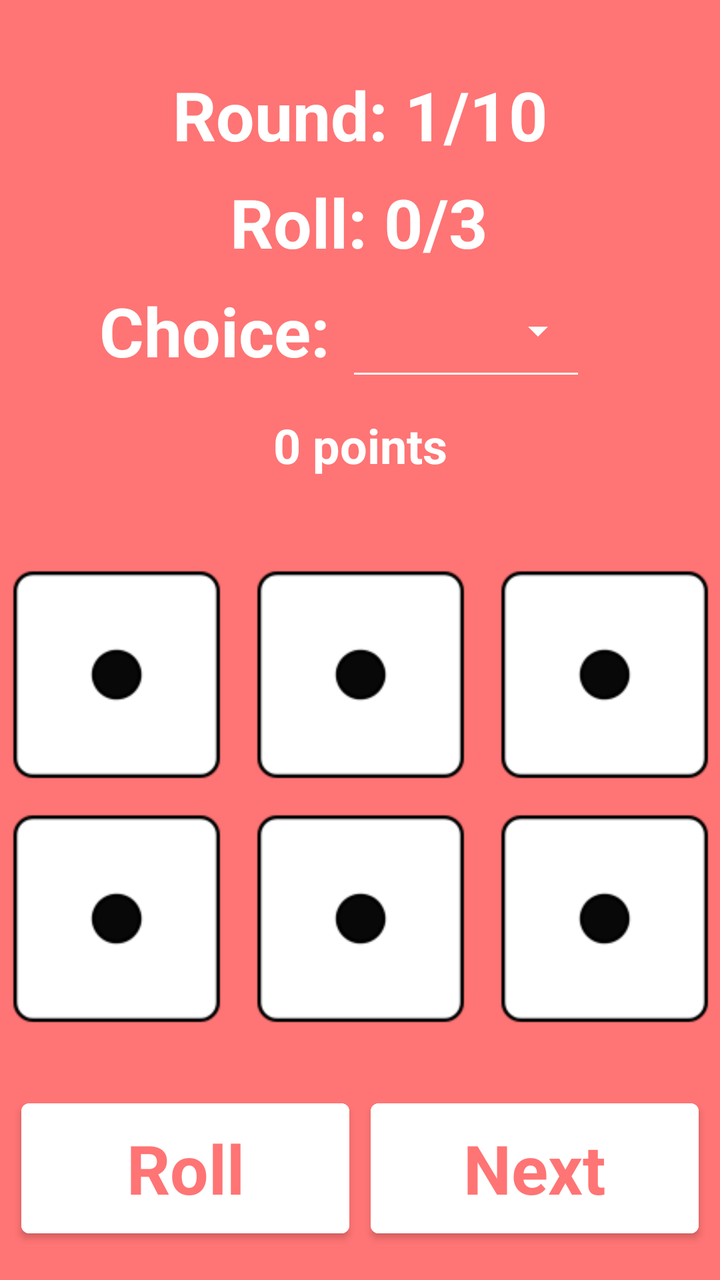
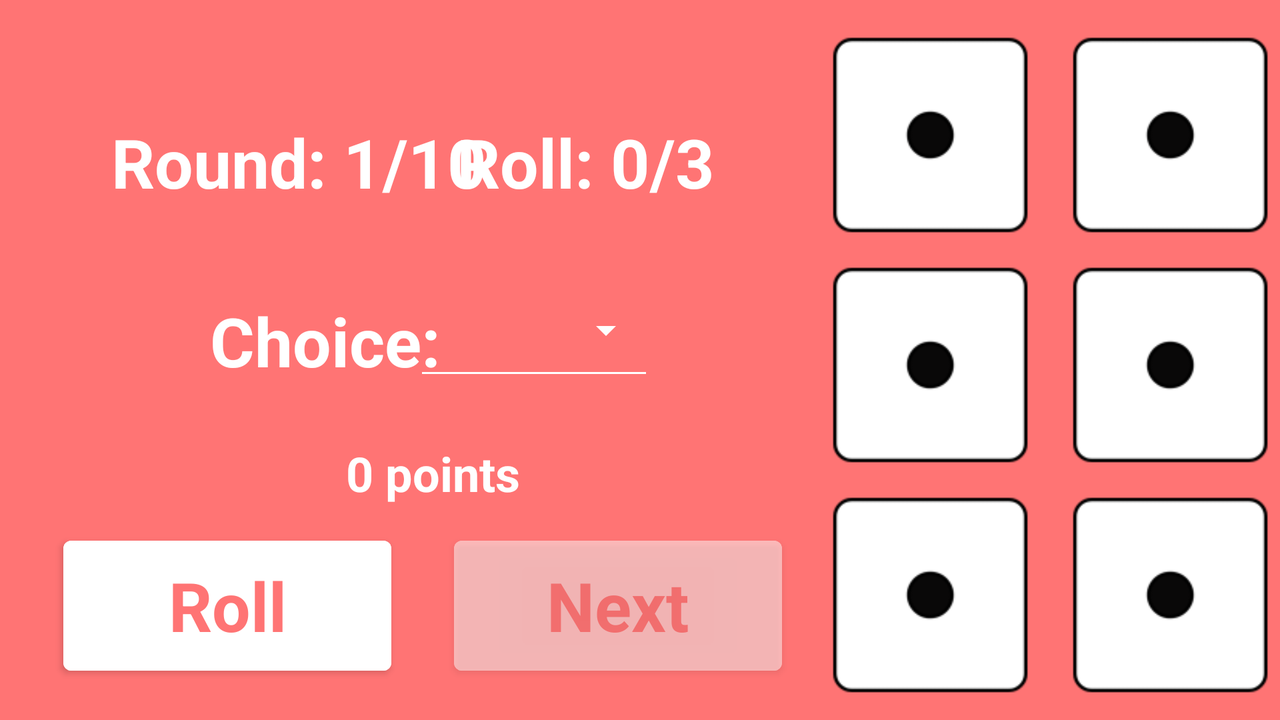

An Android layout and its configuration variant, each rendered on a device that would load it. The default file and the variant file are quoted in full after the pictures.
<!-- AndroidManifest.xml: application theme Theme.Thirty -->
<!-- res/layout/fragment_game.xml -->
<?xml version="1.0" encoding="utf-8"?>
<androidx.constraintlayout.widget.ConstraintLayout xmlns:android="http://schemas.android.com/apk/res/android"
    xmlns:app="http://schemas.android.com/apk/res-auto"
    android:layout_width="match_parent"
    android:layout_height="match_parent"
    android:background="@color/red_light">


    <TableLayout
        android:id="@+id/tableLayout"
        android:layout_width="366dp"
        android:layout_height="243dp"
        android:layout_marginTop="-100dp"
        android:stretchColumns="1"
        app:layout_constraintBottom_toBottomOf="parent"
        app:layout_constraintEnd_toEndOf="parent"
        app:layout_constraintStart_toStartOf="parent"
        app:layout_constraintTop_toTopOf="parent"
        app:layout_constraintVertical_bias="0.757">

        <TableRow>

            <ImageButton
                android:id="@+id/diceButton1"
                android:layout_width="120dp"
                android:layout_height="120dp"
                android:layout_marginLeft="1dp"
                android:layout_marginTop="1dp"
                android:layout_marginRight="1dp"
                android:layout_marginBottom="1dp"
                android:background="@drawable/button_transparent_style"
                android:paddingLeft="1dp"
                android:paddingTop="1dp"
                android:paddingRight="1dp"
                android:paddingBottom="1dp"
                android:scaleType="fitCenter"
                app:srcCompat="@mipmap/dice1" />

            <ImageButton
                android:id="@+id/diceButton2"
                android:layout_width="120dp"
                android:layout_height="120dp"
                android:layout_marginLeft="1dp"
                android:layout_marginTop="1dp"
                android:layout_marginRight="1dp"
                android:layout_marginBottom="1dp"
                android:background="@drawable/button_transparent_style"
                android:paddingLeft="1dp"
                android:paddingTop="1dp"
                android:paddingRight="1dp"
                android:paddingBottom="1dp"
                android:scaleType="fitCenter"
                app:srcCompat="@mipmap/dice1" />

            <ImageButton
                android:id="@+id/diceButton3"
                android:layout_width="120dp"
                android:layout_height="120dp"
                android:layout_marginLeft="1dp"
                android:layout_marginTop="1dp"
                android:layout_marginRight="1dp"
                android:layout_marginBottom="1dp"
                android:background="@drawable/button_transparent_style"
                android:paddingLeft="1dp"
                android:paddingTop="1dp"
                android:paddingRight="1dp"
                android:paddingBottom="1dp"
                android:scaleType="fitCenter"
                app:srcCompat="@mipmap/dice1" />

        </TableRow>

        <TableRow>

            <ImageButton
                android:id="@+id/diceButton4"
                android:layout_width="120dp"
                android:layout_height="120dp"
                android:layout_marginLeft="1dp"
                android:layout_marginTop="1dp"
                android:layout_marginRight="1dp"
                android:layout_marginBottom="1dp"
                android:background="@drawable/button_transparent_style"
                android:paddingLeft="1dp"
                android:paddingTop="1dp"
                android:paddingRight="1dp"
                android:paddingBottom="1dp"
                android:scaleType="fitCenter"
                app:srcCompat="@mipmap/dice1" />

            <ImageButton
                android:id="@+id/diceButton5"
                android:layout_width="120dp"
                android:layout_height="120dp"
                android:layout_marginLeft="1dp"
                android:layout_marginTop="1dp"
                android:layout_marginRight="1dp"
                android:layout_marginBottom="1dp"
                android:background="@drawable/button_transparent_style"
                android:paddingLeft="1dp"
                android:paddingTop="1dp"
                android:paddingRight="1dp"
                android:paddingBottom="1dp"
                android:scaleType="fitCenter"
                app:srcCompat="@mipmap/dice1" />

            <ImageButton
                android:id="@+id/diceButton6"
                android:layout_width="120dp"
                android:layout_height="120dp"
                android:layout_marginLeft="1dp"
                android:layout_marginTop="1dp"
                android:layout_marginRight="1dp"
                android:layout_marginBottom="1dp"
                android:background="@drawable/button_transparent_style"
                android:paddingLeft="1dp"
                android:paddingTop="1dp"
                android:paddingRight="1dp"
                android:paddingBottom="1dp"
                android:scaleType="fitCenter"
                app:srcCompat="@mipmap/dice1" />
        </TableRow>

    </TableLayout>

    <Button
        android:id="@+id/roll_button"
        android:layout_width="164dp"
        android:layout_height="77dp"
        android:layout_marginTop="24dp"
        android:backgroundTint="@color/white"
        android:text="@string/roll_button"
        android:textAppearance="@style/TextAppearance.AppCompat.Body1"
        android:textColor="@color/red_light"
        android:textSize="34sp"
        android:textStyle="bold"
        app:layout_constraintBottom_toBottomOf="parent"
        app:layout_constraintEnd_toStartOf="@+id/next_round_button"
        app:layout_constraintStart_toStartOf="parent"
        app:layout_constraintTop_toBottomOf="@+id/tableLayout"
        app:layout_constraintVertical_bias="0.111" />

    <Button
        android:id="@+id/next_round_button"
        android:layout_width="164dp"
        android:layout_height="77dp"
        android:layout_marginTop="24dp"
        android:alpha="1"
        android:backgroundTint="@color/white"
        android:text="@string/next_round_button"
        android:textAppearance="@style/TextAppearance.AppCompat.Body1"
        android:textColor="@color/red_light"
        android:textSize="34sp"
        android:textStyle="bold"
        app:layout_constraintBottom_toBottomOf="parent"
        app:layout_constraintEnd_toEndOf="parent"
        app:layout_constraintStart_toEndOf="@+id/roll_button"
        app:layout_constraintTop_toBottomOf="@+id/tableLayout"
        app:layout_constraintVertical_bias="0.111" />

    <TextView
        android:id="@+id/roll_label"
        android:layout_width="wrap_content"
        android:layout_height="wrap_content"
        android:text="@string/roll_label"
        android:textAppearance="@style/TextAppearance.AppCompat.Body1"
        android:textColor="@color/white"
        android:textSize="34sp"
        android:textStyle="bold"
        app:layout_constraintBottom_toTopOf="@+id/tableLayout"
        app:layout_constraintEnd_toEndOf="parent"
        app:layout_constraintHorizontal_bias="0.498"
        app:layout_constraintStart_toStartOf="parent"
        app:layout_constraintTop_toTopOf="parent"
        app:layout_constraintVertical_bias="0.382" />

    <TextView
        android:id="@+id/points_label"
        android:layout_width="wrap_content"
        android:layout_height="wrap_content"
        android:text="@string/points_label"
        android:textAppearance="@style/TextAppearance.AppCompat.Body1"
        android:textColor="@color/white"
        android:textSize="24sp"
        android:textStyle="bold"
        app:layout_constraintBottom_toTopOf="@+id/tableLayout"
        app:layout_constraintEnd_toEndOf="parent"
        app:layout_constraintStart_toStartOf="parent"
        app:layout_constraintTop_toTopOf="parent"
        app:layout_constraintVertical_bias="0.846" />

    <TextView
        android:id="@+id/round_label"
        android:layout_width="wrap_content"
        android:layout_height="wrap_content"
        android:text="@string/round_label"
        android:textAppearance="@style/TextAppearance.AppCompat.Body1"
        android:textColor="@color/white"
        android:textSize="34sp"
        android:textStyle="bold"
        app:layout_constraintBottom_toTopOf="@+id/tableLayout"
        app:layout_constraintEnd_toEndOf="parent"
        app:layout_constraintStart_toStartOf="parent"
        app:layout_constraintTop_toTopOf="parent"
        app:layout_constraintVertical_bias="0.15" />

    <Spinner
        android:id="@+id/choice_spinner"
        style="@android:style/Widget.Material.Light.Spinner.Underlined"
        android:layout_width="120dp"
        android:layout_height="60dp"
        android:backgroundTint="@color/white"
        android:foregroundTint="#FFFFFF"
        android:spinnerMode="dialog"
        app:layout_constraintBottom_toTopOf="@+id/tableLayout"
        app:layout_constraintEnd_toEndOf="parent"
        app:layout_constraintHorizontal_bias="0.721"
        app:layout_constraintStart_toStartOf="parent"
        app:layout_constraintTop_toTopOf="parent"
        app:layout_constraintVertical_bias="0.625" />

    <TextView
        android:id="@+id/choice_label"
        android:layout_width="wrap_content"
        android:layout_height="wrap_content"
        android:layout_marginEnd="8dp"
        android:text="@string/choice_label"
        android:textAppearance="@style/TextAppearance.AppCompat.Body1"
        android:textColor="@color/white"
        android:textSize="34sp"
        android:textStyle="bold"
        app:layout_constraintBottom_toTopOf="@+id/tableLayout"
        app:layout_constraintEnd_toStartOf="@+id/choice_spinner"
        app:layout_constraintHorizontal_bias="1.0"
        app:layout_constraintStart_toStartOf="parent"
        app:layout_constraintTop_toTopOf="parent"
        app:layout_constraintVertical_bias="0.618" />

</androidx.constraintlayout.widget.ConstraintLayout>
<!-- resources referenced by this layout -->
<resources>
  <color name="red_light">#FFFF7474</color>
  <color name="white">#FFFFFFFF</color>
  <!-- mipmap dice1: png bitmap (mipmap-hdpi, 822 bytes) -->
  <string name="choice_label">Choice: </string>
  <string name="next_round_button">Next</string>
  <string name="points_label">0 points</string>
  <string name="roll_button">Roll</string>
  <string name="roll_label">Roll: 0/3</string>
  <string name="round_label">Round: 1/10</string>
  <style name="Theme.Thirty" parent="Theme.MaterialComponents.DayNight.DarkActionBar">
          
          <item name="colorPrimary">@color/red</item>
          <item name="colorPrimaryVariant">@color/red_dark</item>
          <item name="colorOnPrimary">@color/white</item>
          
          <item name="colorSecondary">@color/teal_200</item>
          <item name="colorSecondaryVariant">@color/teal_700</item>
          <item name="colorOnSecondary">@color/black</item>
          
          <item name="android:statusBarColor">?attr/colorPrimaryVariant</item>
          
      </style>
  <color name="red">#FFFF3E3E</color>
  <color name="red_dark">#FFB72A2A</color>
  <color name="teal_200">#FF03DAC5</color>
  <color name="teal_700">#FF018786</color>
  <color name="black">#FF000000</color>
</resources>
<!-- res/layout-land/fragment_game.xml (the repository's variant of the layout above) -->
<!-- drawn on the phone turned sideways -->
<?xml version="1.0" encoding="utf-8"?>
<androidx.constraintlayout.widget.ConstraintLayout xmlns:android="http://schemas.android.com/apk/res/android"
    xmlns:app="http://schemas.android.com/apk/res-auto"
    android:layout_width="match_parent"
    android:layout_height="match_parent"
    android:background="@color/red_light">


    <TableLayout
        android:id="@+id/tableLayout"
        android:layout_width="240dp"
        android:layout_height="340dp"
        android:layout_marginStart="24dp"
        android:stretchColumns="1"
        app:layout_constraintBottom_toBottomOf="parent"
        app:layout_constraintEnd_toEndOf="parent"
        app:layout_constraintStart_toEndOf="@+id/next_round_button"
        app:layout_constraintTop_toTopOf="parent">

        <TableRow
            android:layout_width="match_parent"
            android:layout_height="match_parent">

            <ImageButton
                android:id="@+id/diceButton1"
                android:layout_width="113dp"
                android:layout_height="113dp"
                android:layout_marginLeft="1dp"
                android:layout_marginTop="1dp"
                android:layout_marginRight="1dp"
                android:layout_marginBottom="1dp"
                android:background="@drawable/button_transparent_style"
                android:paddingLeft="1dp"
                android:paddingTop="1dp"
                android:paddingRight="1dp"
                android:paddingBottom="1dp"
                android:scaleType="fitCenter"
                app:srcCompat="@mipmap/dice1" />

            <ImageButton
                android:id="@+id/diceButton2"
                android:layout_width="113dp"
                android:layout_height="113dp"
                android:layout_marginLeft="1dp"
                android:layout_marginTop="1dp"
                android:layout_marginRight="1dp"
                android:layout_marginBottom="1dp"
                android:background="@drawable/button_transparent_style"
                android:paddingLeft="1dp"
                android:paddingTop="1dp"
                android:paddingRight="1dp"
                android:paddingBottom="1dp"
                android:scaleType="fitCenter"
                app:srcCompat="@mipmap/dice1" />
        </TableRow>

        <TableRow
            android:layout_width="match_parent"
            android:layout_height="match_parent">

            <ImageButton
                android:id="@+id/diceButton4"
                android:layout_width="113dp"
                android:layout_height="113dp"
                android:layout_marginLeft="1dp"
                android:layout_marginTop="1dp"
                android:layout_marginRight="1dp"
                android:layout_marginBottom="1dp"
                android:background="@drawable/button_transparent_style"
                android:paddingLeft="1dp"
                android:paddingTop="1dp"
                android:paddingRight="1dp"
                android:paddingBottom="1dp"
                android:scaleType="fitCenter"
                app:srcCompat="@mipmap/dice1" />

            <ImageButton
                android:id="@+id/diceButton3"
                android:layout_width="113dp"
                android:layout_height="113dp"
                android:layout_marginLeft="1dp"
                android:layout_marginTop="1dp"
                android:layout_marginRight="1dp"
                android:layout_marginBottom="1dp"
                android:background="@drawable/button_transparent_style"
                android:paddingLeft="1dp"
                android:paddingTop="1dp"
                android:paddingRight="1dp"
                android:paddingBottom="1dp"
                android:scaleType="fitCenter"
                app:srcCompat="@mipmap/dice1" />

        </TableRow>

        <TableRow>

            <ImageButton
                android:id="@+id/diceButton5"
                android:layout_width="113dp"
                android:layout_height="113dp"
                android:layout_marginLeft="1dp"
                android:layout_marginTop="1dp"
                android:layout_marginRight="1dp"
                android:layout_marginBottom="1dp"
                android:background="@drawable/button_transparent_style"
                android:paddingLeft="1dp"
                android:paddingTop="1dp"
                android:paddingRight="1dp"
                android:paddingBottom="1dp"
                android:scaleType="fitCenter"
                app:srcCompat="@mipmap/dice1" />

            <ImageButton
                android:id="@+id/diceButton6"
                android:layout_width="113dp"
                android:layout_height="113dp"
                android:layout_marginLeft="1dp"
                android:layout_marginTop="1dp"
                android:layout_marginRight="1dp"
                android:layout_marginBottom="1dp"
                android:background="@drawable/button_transparent_style"
                android:paddingLeft="1dp"
                android:paddingTop="1dp"
                android:paddingRight="1dp"
                android:paddingBottom="1dp"
                android:scaleType="fitCenter"
                app:srcCompat="@mipmap/dice1" />
        </TableRow>

    </TableLayout>

    <Button
        android:id="@+id/roll_button"
        android:layout_width="164dp"
        android:layout_height="77dp"
        android:backgroundTint="@color/white"
        android:text="@string/roll_button"
        android:textAppearance="@style/TextAppearance.AppCompat.Body1"
        android:textColor="@color/red_light"
        android:textSize="34sp"
        android:textStyle="bold"
        app:layout_constraintBottom_toBottomOf="parent"
        app:layout_constraintEnd_toStartOf="@+id/next_round_button"
        app:layout_constraintStart_toStartOf="parent"
        app:layout_constraintTop_toTopOf="parent"
        app:layout_constraintVertical_bias="0.934" />

    <Button
        android:id="@+id/next_round_button"
        android:layout_width="164dp"
        android:layout_height="77dp"
        android:alpha="0.5"
        android:backgroundTint="@color/white"
        android:text="@string/next_round_button"
        android:textAppearance="@style/TextAppearance.AppCompat.Body1"
        android:textColor="@color/red_light"
        android:textSize="34sp"
        android:textStyle="bold"
        app:layout_constraintBottom_toBottomOf="parent"
        app:layout_constraintEnd_toEndOf="parent"
        app:layout_constraintHorizontal_bias="0.477"
        app:layout_constraintStart_toStartOf="parent"
        app:layout_constraintTop_toTopOf="parent"
        app:layout_constraintVertical_bias="0.934" />

    <TextView
        android:id="@+id/roll_label"
        android:layout_width="wrap_content"
        android:layout_height="wrap_content"
        android:text="@string/roll_label"
        android:textAppearance="@style/TextAppearance.AppCompat.Body1"
        android:textColor="@color/white"
        android:textSize="34sp"
        android:textStyle="bold"
        app:layout_constraintBottom_toBottomOf="parent"
        app:layout_constraintEnd_toEndOf="parent"
        app:layout_constraintHorizontal_bias="0.447"
        app:layout_constraintStart_toStartOf="parent"
        app:layout_constraintTop_toTopOf="parent"
        app:layout_constraintVertical_bias="0.185" />

    <TextView
        android:id="@+id/points_label"
        android:layout_width="wrap_content"
        android:layout_height="wrap_content"
        android:text="@string/points_label"
        android:textAppearance="@style/TextAppearance.AppCompat.Body1"
        android:textColor="@color/white"
        android:textSize="24sp"
        android:textStyle="bold"
        app:layout_constraintBottom_toBottomOf="parent"
        app:layout_constraintEnd_toEndOf="parent"
        app:layout_constraintHorizontal_bias="0.313"
        app:layout_constraintStart_toStartOf="parent"
        app:layout_constraintTop_toTopOf="parent"
        app:layout_constraintVertical_bias="0.672" />

    <TextView
        android:id="@+id/round_label"
        android:layout_width="wrap_content"
        android:layout_height="wrap_content"
        android:text="@string/round_label"
        android:textAppearance="@style/TextAppearance.AppCompat.Body1"
        android:textColor="@color/white"
        android:textSize="34sp"
        android:textStyle="bold"
        app:layout_constraintBottom_toBottomOf="parent"
        app:layout_constraintEnd_toEndOf="parent"
        app:layout_constraintHorizontal_bias="0.123"
        app:layout_constraintStart_toStartOf="parent"
        app:layout_constraintTop_toTopOf="parent"
        app:layout_constraintVertical_bias="0.185" />

    <Spinner
        android:id="@+id/choice_spinner"
        style="@android:style/Widget.Material.Light.Spinner.Underlined"
        android:layout_width="120dp"
        android:layout_height="60dp"
        android:layout_marginStart="12dp"
        android:layout_marginTop="44dp"
        android:layout_marginEnd="106dp"
        android:layout_marginBottom="38dp"
        android:backgroundTint="@color/white"
        android:foregroundTint="#FFFFFF"
        android:spinnerMode="dialog"
        app:layout_constraintBottom_toTopOf="@+id/points_label"
        app:layout_constraintEnd_toStartOf="@+id/tableLayout"
        app:layout_constraintStart_toEndOf="@+id/choice_label"
        app:layout_constraintTop_toBottomOf="@+id/roll_label" />

    <TextView
        android:id="@+id/choice_label"
        android:layout_width="wrap_content"
        android:layout_height="wrap_content"
        android:text="@string/choice_label"
        android:textAppearance="@style/TextAppearance.AppCompat.Body1"
        android:textColor="@color/white"
        android:textSize="34sp"
        android:textStyle="bold"
        app:layout_constraintBottom_toBottomOf="parent"
        app:layout_constraintEnd_toEndOf="parent"
        app:layout_constraintHorizontal_bias="0.2"
        app:layout_constraintStart_toStartOf="parent"
        app:layout_constraintTop_toTopOf="parent"
        app:layout_constraintVertical_bias="0.469" />

</androidx.constraintlayout.widget.ConstraintLayout>
